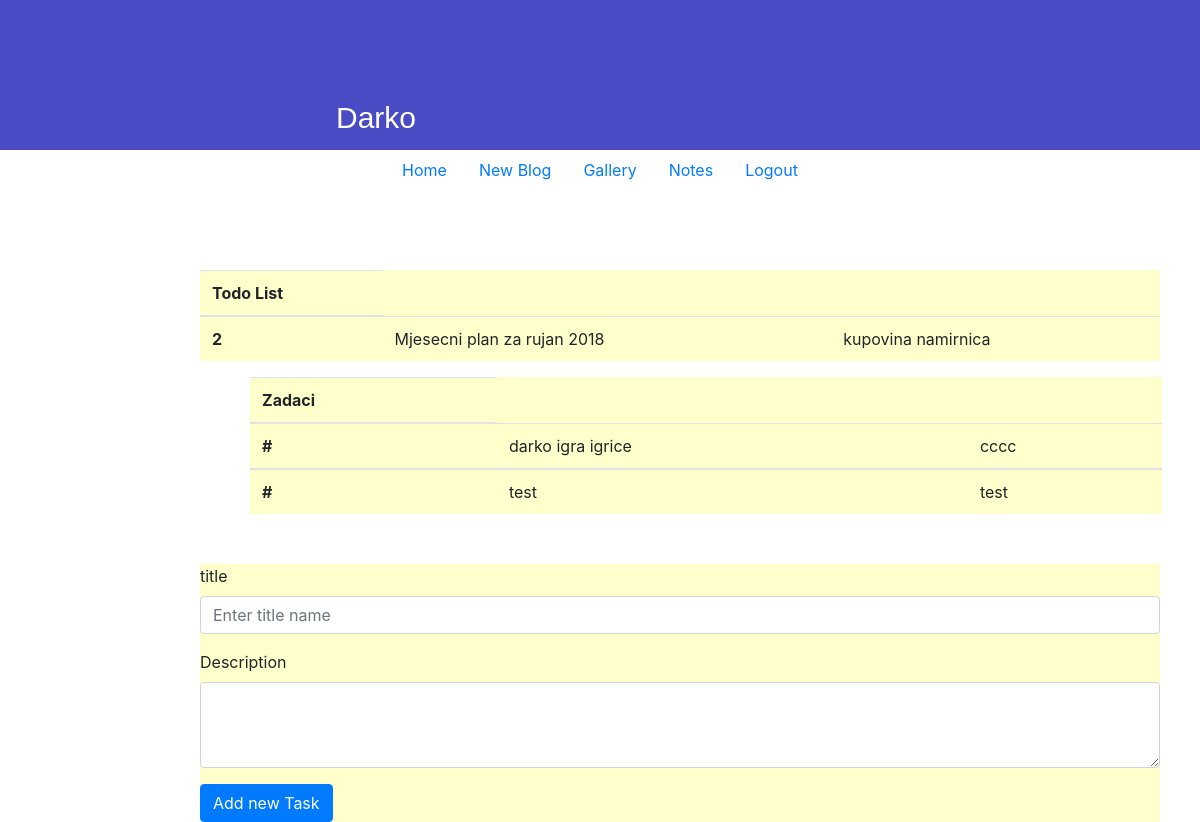
/PHPBlog/todoList/new_task.php?id_todo=2 (signed in), run on the app's committed database.
### tables this page shows
CREATE TABLE IF NOT EXISTS `todolist` (
  `id_todo` int(11) NOT NULL AUTO_INCREMENT,
  `titlename` varchar(150) NOT NULL,
  `description` varchar(150) NOT NULL,
  `created` timestamp NOT NULL DEFAULT CURRENT_TIMESTAMP,
  `id_user` int(11) DEFAULT NULL,
  PRIMARY KEY (`id_todo`),
  KEY `fk_id_user_todo_idx` (`id_user`)
);

CREATE TABLE IF NOT EXISTS `task` (
  `id_task` int(11) NOT NULL AUTO_INCREMENT,
  `title` varchar(400) NOT NULL,
  `description` mediumtext NOT NULL,
  `created` timestamp NOT NULL DEFAULT CURRENT_TIMESTAMP,
  `id_todo` int(11) NOT NULL,
  `id_user` int(11) DEFAULT NULL,
  PRIMARY KEY (`id_task`),
  KEY `fk_id_todo_idx` (`id_todo`),
  KEY `fk_id_user_idx` (`id_user`)
);

### PHPBlog/todoList/todo.php (called while the page is built, shortened)
<?php
class ToDo{
    private $conn;
    public function __construct($db){
        $this->conn = $db;
    }
        public function OneTodo(){
            $query = "SELECT id_todo, titlename,description, created, id_user
            FROM todoList
            WHERE id_todo = ?
            ";
        $stmt = $this->conn->prepare( $query );
        $stmt->bindParam(1, $_GET['id_todo']);
        $stmt->execute();
        $row = $stmt->fetch(PDO::FETCH_ASSOC);
        $this->id_todo=$row['id_todo'];
        $this->name=$row['titlename'];
        $this->description = $row['description'];
            }
}

### PHPBlog/todoList/task.php (called while the page is built, shortened)
<?php
class Task{
    private $conn;
    private $table_name='task';
    public function __construct($db){
        $this->conn = $db;
    }
    public function ListTaskIdtodo(){
        $query = "SELECT   task.id_task,task.title, task.description,task.created,task.id_user, todolist.titlename
        FROM task
        INNER JOIN todolist ON task.id_todo = todolist.id_todo
        WHERE task.id_todo= ?
        ";
    $stmt = $this->conn->prepare( $query );
    $stmt->bindParam(1, $_GET['id_todo']);
    $stmt->execute();
    return $stmt;
    }
    public function CountAllTask(){
        $query = "SELECT id_task FROM " . $this->table_name . "";
        $stmt = $this->conn->prepare( $query );
        $stmt->execute();
        $num = $stmt->rowCount();
        return $num;
        }
}

### PHPBlog/todoList/new_task.php (the view, shortened to what this page needs)
<link rel="stylesheet" href="../registration/registration.css" >
<link rel="stylesheet" href="../index/index.css" >
<?php
if(isset($_SESSION["user"])){
include_once 'todo.php';
include_once 'task.php';
$database = new Database();
$db = $database->getConnection();
$todo = new Todo($db);
$task = new Task($db);
$num=$task->CountAllTask();
$stmt=$task->ListTaskIdtodo();
$todo->oneTodo();
include_once '../index/headerbasic.php';
?>
<div class="page-user">
    <h1><?php echo $_SESSION['user']['name']; ?></h1>
</div>
<?php
 include_once '../user/navbar.php';
?>
<div class="todolist" style="width: 60rem; margin-top:80px; position: relative;left: 200px;  background-color: #FFFFCC;">
<table class="table">
  <thead>
    <tr>
      <th scope="col">Todo List</th>
    </tr>
  </thead>
<?php
echo" <tbody>";
echo" <tr>";
echo" <th scope='row'>$todo->id_todo</th>";
echo" <td>$todo->name</td>";
echo" <td>$todo->description</td>";
echo" </tr>";
echo" </tbody>";
?>
</table>
</div>
<div class="todolist" style="width: 57rem;position: relative;left: 250px;  background-color: #FFFFCC;">
<table class="table">
  <thead>
    <tr>
      <th scope="col">Zadaci</th>
    </tr>
  </thead>
<?php
if ($num>0){
    while ($row = $stmt->fetch(PDO::FETCH_ASSOC)){
        extract($row);
        echo" <tbody>";
                echo" <tr>";
                echo" <th scope='row'>#</th>";
                echo" <td>$title</td>";
                echo" <td>$description</td>";
                echo" </tr>";
            echo" </tbody>";
    }
}
?>
</table>
</div>
<div class="tasknew" style="width: 60rem; margin-top:50px; position: relative;left: 200px;  background-color: #FFFFCC;">
<?php
include_once 'formTask.php';
}
?>
</div>

### PHPBlog/registration/registration.css (style rules this page uses)
body, html { height: 100%; }
.page-user h1 { color:white; padding-left: 28%; padding-top: 100px; font-size: 30px; font-family: Arial, Helvetica, sans-serif; }
.page-user { height:150px; background-color: #4a4ac5; }

### PHPBlog/index/index.css (style rules this page uses)
body, html { height: 100%; }
* { box-sizing: border-box; }

### data on the page
todolist: id_todo "2", titlename "Mjesecni plan za rujan 2018", description "kupovina namirnica"
task: title "darko igra igrice", description "cccc"
task: title "test", description "test"

### other printed values
$_SESSION['user']['name'] "Darko"
